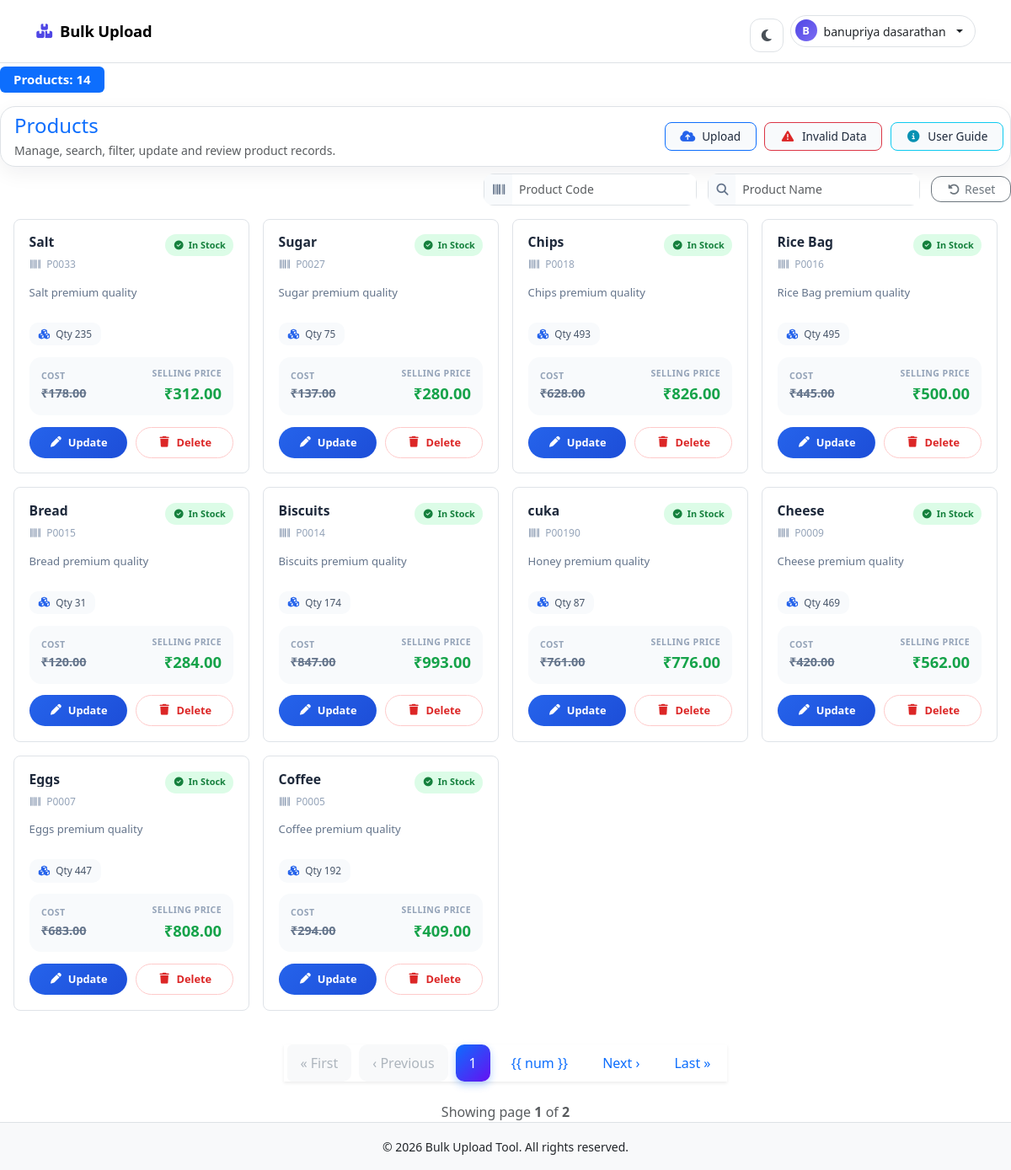
The page /dashboard/ (signed in) on the database its author committed.
### core/models.py (models this page shows)
class Product_info(models.Model):
    user=models.ForeignKey(User,on_delete=models.CASCADE)
    product_code=models.CharField(max_length=100, unique=True)
    product_name=models.CharField(max_length=100,unique=True)
    description=models.TextField()
    item_category=models.CharField(max_length=500)
    cost_price=models.DecimalField(max_digits=500, decimal_places=2)
    selling_price=models.DecimalField(max_digits=500, decimal_places=2)
    quantity=models.IntegerField(null=False,default=1)
    expire_date=models.DateField(null=True)
    created_at = models.DateTimeField(auto_now_add=True)
    updated_at = models.DateTimeField(auto_now=True)
    history = HistoricalRecords()

### core/views.py (the view, shortened to what this page needs)
# urls.py: path('dashboard/', dashboard, name='tool_dashboard'),
@login_required
def dashboard(request):
    products = Product_info.objects.filter(user=request.user).order_by('-id')
    product_code = request.GET.get('product_code', '').strip()
    product_name = request.GET.get('product_name', '').strip()
    cost_price = request.GET.get('cost_price', '').strip()
    if product_code:
        products = products.filter(product_code__icontains=product_code)
    if product_name:
        first_letter = product_name[0]
        products = products.filter(
            Q(product_name__icontains=product_name) | Q(product_name__istartswith=first_letter)
        )
    paginator = Paginator(products, 10)
    page_number = request.GET.get('page')
    page_obj = paginator.get_page(page_number)
    form = UploadFileForm()
    upload_summary = UploadSummary.objects.filter(user=request.user).first()
    invalid_rows = InvalidUploadRow.objects.filter(user=request.user)
    summary = {
        "success_count": upload_summary.success_count if upload_summary else 0,
        "failed_count": upload_summary.failed_count if upload_summary else 0,
        "invalid_rows": invalid_rows,
    }
    return render(request, 'dashboard.html', {
        'page_obj': page_obj,
        'form': form,
        'summary': summary,
    })

### core/forms.py (shortened to what this page needs)
class UploadFileForm(forms.Form):
    file = forms.FileField(
        label='Select CSV or Excel file',
        widget=forms.ClearableFileInput(attrs={
            'class': 'form-control',
            'accept': '.xlsx',
            'id': 'id_file',
        }),
        help_text='Only .xlsx files are allowed.',
    )

### templates/dashboard.html (shortened to what this page needs)
{% extends 'base.html' %}
{% load static %}
{% block content %}
<link rel="stylesheet" href="{% static 'css/dash.css' %}">
<link rel="stylesheet" href="https://cdnjs.cloudflare.com/ajax/libs/font-awesome/6.5.0/css/all.min.css">
<div class="toast-container position-fixed top-0 end-0 p-3" style="z-index: 9999999;">
</div>
<h5 class="mb-3">
    <span class="badge bg-primary px-3 py-2 mt-1">
        Products: {{ page_obj.paginator.count }}
    </span>
</h5>
<div class="products-toolbar mb-2 p-2 border">
    <div class="toolbar-left ms-2">
        <h4 class="section-title mb-1 text-primary ">Products</h4>
        <p class="text-muted mb-0 small">Manage, search, filter, update and review product records.</p>
    </div>
    <div class="toolbar-menu">
        <button type="button" class="toolbar-menu-item toolbar-menu-item-upload border border-primary"
            data-bs-toggle="modal" data-bs-target="#uploadModal">
            <i class="fa-solid fa-cloud-arrow-up"></i>
            <span>Upload</span>
        </button>
        <a href="{% url 'upload_data_error' %}" class="toolbar-menu-item toolbar-menu-item-danger border border-danger">
            <i class="fa-solid fa-triangle-exclamation"></i>
            <span>Invalid Data</span>
        </a>
        <button type="button" class="toolbar-menu-item toolbar-menu-item-info border border-info" data-bs-toggle="modal"
            data-bs-target="#userGuideModal">
            <i class="fa-solid fa-circle-info"></i>
            <span>User Guide</span>
        </button>
    </div>
</div>
<form method="get" id="filterForm" class="products-filter-form" action="{% url 'tool_dashboard' %}">
    <div class="filter-group">
        <div class="input-group input-group-sm filter-control">
            <span class="input-group-text"><i class="fa-solid fa-barcode"></i></span>
            <input type="text" name="product_code" class="form-control" placeholder="Product Code"
                value="{{ request.GET.product_code }}">
        </div>
    </div>
    <div class="filter-group">
        <div class="input-group input-group-sm filter-control">
            <span class="input-group-text"><i class="fa-solid fa-magnifying-glass"></i></span>
            <input type="text" name="product_name" class="form-control" placeholder="Product Name"
                value="{{ request.GET.product_name }}">
        </div>
    </div>
    <div class="filter-actions">
        <a href="{% url 'tool_dashboard' %}" class="btn btn-outline-secondary btn-sm action-btn">
            <i class="fa-solid fa-rotate-left me-1"></i>Reset
        </a>
    </div>
</form>
<div class="row g-3 mb-3 p-3">
    {% if page_obj %}
    {% for i in page_obj %}
    <div class="col-xl-3 col-lg-4 col-md-6">
        <div class="product-card">
            <div class="product-card-top">
                <div class="product-card-heading">
                    <h5 class="product-card-title" title="{{ i.product_name }}">{{ i.product_name }}</h5>
                    <span class="product-card-code"><i class="fa-solid fa-barcode"></i>{{ i.product_code }}</span>
                </div>
                {% if i.quantity %}
                <span class="stock-badge stock-in"><i class="fa-solid fa-circle-check"></i>In Stock</span>
                {% else %}
                <span class="stock-badge stock-out"><i class="fa-solid fa-circle-xmark"></i>Out</span>
                {% endif %}
            </div>
            <p class="product-card-desc">{{ i.description|default:"No description available." }}</p>
            <div class="product-card-meta">
                <span class="meta-chip"><i class="fa-solid fa-cubes"></i>Qty {{ i.quantity }}</span>
            </div>
            <div class="product-card-price">
                <div>
                    <span class="price-label">Cost</span>
                    <span class="price-cost">₹{{ i.cost_price }}</span>
                </div>
                <div class="text-end">
                    <span class="price-label">Selling Price</span>
                    <span class="price-sell">₹{{ i.selling_price }}</span>
                </div>
            </div>
            <div class="product-card-actions">
                <button class="btn-pill btn-pill-primary" data-bs-toggle="modal"
                    data-bs-target="#updateModal{{ i.id }}">
                    <i class="fa-solid fa-pen"></i>Update
                </button>
                <a href="{% url 'product_delete' i.id %}" class="btn-pill btn-pill-danger js-delete-product"
                    data-product-name="{{ i.product_name }}">
                    <i class="fa-solid fa-trash"></i>Delete
                </a>
            </div>
        </div>
    </div>
    {% endfor %}
    {% else %}
    <div class="col-12">
        <div class="alert alert-info text-center">No Products Available</div>
    </div>
    {% endif %}
</div>
<nav class="d-flex justify-content-center mt-4">
    <ul class="pagination shadow-sm">
        {% if page_obj.has_previous %}
        <li class="page-item">
            <a class="page-link"
                href="?page=1{% if request.GET.product_code %}&product_code={{ request.GET.product_code }}{% endif %}{% if request.GET.product_name %}&product_name={{ request.GET.product_name }}{% endif %}{% if request.GET.cost_price %}&cost_price={{ request.GET.cost_price }}{% endif %}">&laquo;
                First</a>
        </li>
        <li class="page-item">
            <a class="page-link"
                href="?page={{ page_obj.previous_page_number }}{% if request.GET.product_code %}&product_code={{ request.GET.product_code }}{% endif %}{% if request.GET.product_name %}&product_name={{ request.GET.product_name }}{% endif %}{% if request.GET.cost_price %}&cost_price={{ request.GET.cost_price }}{% endif %}">&lsaquo;
                Previous</a>
        </li>
        {% else %}
        <li class="page-item disabled"><span class="page-link">&laquo; First</span></li>
        <li class="page-item disabled"><span class="page-link">&lsaquo; Previous</span></li>
        {% endif %}
        {% for num in page_obj.paginator.page_range %}
        {% if page_obj.number == num %}
        <li class="page-item active"><span class="page-link">{{ num }}</span></li>
        {% elif num >= page_obj.number|add:"-2" and num <= page_obj.number|add:"2" %} <li class="page-item">
            <a class="page-link"
                href="?page={{ num }}">{{
                num }}</a>
            </li>
            {% endif %}
            {% endfor %}
            {% if page_obj.has_next %}
            <li class="page-item">
                <a class="page-link"
                    href="?page={{ page_obj.next_page_number }}">Next
                    &rsaquo;</a>
            </li>
            <li class="page-item">
                <a class="page-link"
                    href="?page={{ page_obj.paginator.num_pages }}">Last
                    &raquo;</a>
            </li>
            {% else %}
            <li class="page-item disabled"><span class="page-link">Next &rsaquo;</span></li>
            <li class="page-item disabled"><span class="page-link">Last &raquo;</span></li>
            {% endif %}
    </ul>
</nav>
{% if page_obj %}
<div class="text-center mt-2 text-muted">
    Showing page <strong>{{ page_obj.number }}</strong> of <strong>{{ page_obj.paginator.num_pages }}</strong>
</div>
{% endif %}
{% endblock %}

### templates/navbar.html (shortened to what this page needs)
{% load static %}
<link rel="stylesheet" href="https://cdnjs.cloudflare.com/ajax/libs/font-awesome/6.5.0/css/all.min.css">
<nav class="navbar navbar-expand-lg bg-body border-bottom modern-navbar">
  <div class="container">
    <a class="navbar-brand d-flex align-items-center gap-2 fw-bold" href="{% url 'tool_dashboard' %}">
      <i class="fa-solid fa-boxes-stacked" aria-hidden="true"></i>
      <span>Bulk Upload</span>
    </a>
    <div class="collapse navbar-collapse" id="navbarNav">
      <div class="d-flex align-items-center gap-2 ms-lg-auto">
        <button type="button" class="theme-toggle-btn" id="themeToggle" aria-label="Toggle theme">
          <i class="fa-solid fa-moon" aria-hidden="true"></i>
        </button>
        {% if user.is_authenticated %}
        <div class="dropdown">
          <button class="btn user-menu-btn d-flex align-items-center gap-2 dropdown-toggle" type="button"
            data-bs-toggle="dropdown" aria-expanded="false">
            <span
              class="user-avatar-sm badge rounded-circle text-white d-inline-flex align-items-center justify-content-center">
              {{ user.first_name|default:user.username|slice:":1"|upper }}
            </span>
            <span class="d-inline small fw-medium user-fullname">
              {{ user.get_full_name|default:user.username }}
            </span>
          </button>
        </div>
        {% elif request.resolver_match.url_name == 'tool_signup_info' %}
        <a class="btn btn-nav-primary text-white" href="{% url 'tool_login_info' %}">
          <i class="fa-solid fa-right-to-bracket me-2"></i>Login
        </a>
        {% elif request.resolver_match.url_name == 'tool_login_info' %}
        {% if registration_enabled %}
        <a class="btn btn-nav-primary text-white" href="{% url 'tool_signup_info' %}">
          <i class="fa-solid fa-user-plus me-2"></i>Signup
        </a>
        {% endif %}
        {% else %}
        {% if registration_enabled %}
        <a class="btn btn-nav-primary text-white" href="{% url 'tool_signup_info' %}">
          <i class="fa-solid fa-right-to-bracket me-2"></i>Signup
        </a>
        {% endif %}
        {% endif %}
      </div>
    </div>
  </div>
</nav>

### static/css/main.css (style rules this page uses)
* { padding: 0%; margin: 0%; box-sizing: border-box; }
.navbar { height:75px; }
.pagination .page-link { color: #0d6efd; border-radius: 10px; margin: 0 4px; border: none; padding: 10px 16px; transition: all 0.3s ease; }
.pagination .page-item.active .page-link { background: linear-gradient(135deg, #0d6efd, #6610f2); border: none; color: #fff; box-shadow: 0 4px 10px rgba(13,110,253,.3); }
.pagination .page-item.disabled .page-link { color: #adb5bd; background: #f8f9fa; }
.pagination { gap: 6px; }

### templates/navbar.html (style rules this page uses)
:root { --nav-accent: #4f46e5; --nav-accent-light: #eef2ff; }
.modern-navbar { padding: 0.65rem 0; backdrop-filter: blur(8px); z-index: 9999; }
.modern-navbar .navbar-brand { font-size: 1.15rem; letter-spacing: -0.01em; }
.modern-navbar .navbar-brand i { font-size: 1.05rem; color: var(--nav-accent); }
.theme-toggle-btn { width: 40px; height: 40px; border-radius: 12px; margin-top: 10px; border: 1px solid var(--bs-border-color, #e5e7eb); background: transparent; display: inline-flex; align-items: center; justify-content: center; color: #495057; transition: background .15s ease, color .15s ease, border-color .15s ease, transform .15s ease; }
.user-menu-btn { border-radius: 999px; padding: 0.3rem 0.9rem 0.3rem 0.3rem; border: 1px solid var(--bs-border-color, #e5e7eb); background: transparent; transition: all 0.15s ease; }
.user-avatar-sm { width: 26px; height: 26px; font-size: 0.8rem; font-weight: 600; background: linear-gradient(135deg, var(--nav-accent), #7c6cf2); }
.user-fullname { max-width: 140px; overflow: hidden; text-overflow: ellipsis; white-space: nowrap; }
@media (min-width: 768px) { .user-fullname { max-width: 220px; } }

### rows shown on the page
Product_info: product_name "Salt", product_code "P0033", shows "In Stock", description "Salt premium quality", quantity "235", cost_price "178.00", selling_price "312.00"
Product_info: product_name "Sugar", product_code "P0027", shows "In Stock", description "Sugar premium quality", quantity "75", cost_price "137.00", selling_price "280.00"
Product_info: product_name "Chips", product_code "P0018", shows "In Stock", description "Chips premium quality", quantity "493", cost_price "628.00", selling_price "826.00"
Product_info: product_name "Rice Bag", product_code "P0016", shows "In Stock", description "Rice Bag premium quality", quantity "495", cost_price "445.00", selling_price "500.00"
Product_info: product_name "Bread", product_code "P0015", shows "In Stock", description "Bread premium quality", quantity "31", cost_price "120.00", selling_price "284.00"
Product_info: product_name "Biscuits", product_code "P0014", shows "In Stock", description "Biscuits premium quality", quantity "174", cost_price "847.00", selling_price "993.00"
Product_info: product_name "cuka", product_code "P00190", shows "In Stock", description "Honey premium quality", quantity "87", cost_price "761.00", selling_price "776.00"
Product_info: product_name "Cheese", product_code "P0009", shows "In Stock", description "Cheese premium quality", quantity "469", cost_price "420.00", selling_price "562.00"
Product_info: product_name "Eggs", product_code "P0007", shows "In Stock", description "Eggs premium quality", quantity "447", cost_price "683.00", selling_price "808.00"
Product_info: product_name "Coffee", product_code "P0005", shows "In Stock", description "Coffee premium quality", quantity "192", cost_price "294.00", selling_price "409.00"

### other values the page prints
{{ user.first_name|default:user.username|slice:":1"|upper }} "B"
{{ user.get_full_name|default:user.username }} "banupriya dasarathan"
{{ page_obj.paginator.count }} "14"
{{ num }} "1"
{{ page_obj.number }} "1"
{{ page_obj.paginator.num_pages }} "2"
